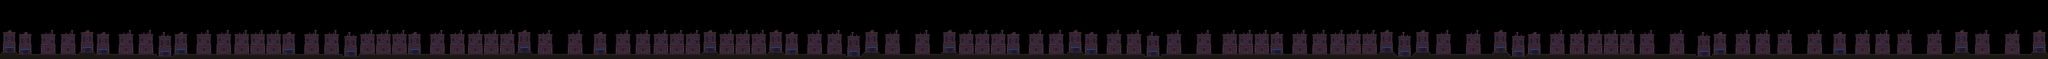

The image is a tile-based game level rendered from a .tmx file. Its description and source (layers, tilesets, objects; grid data summarised) follow:
An orthogonal 1026x30 tile map with 32x32 px tiles, 1 tile layer (Tiles_lay_1) and 466 objects.

<map version="1.9" tiledversion="1.9.2" orientation="orthogonal" renderorder="right-down" width="1026" height="30" tilewidth="32" tileheight="32" infinite="0" nextlayerid="3" nextobjectid="20000">
 <tileset firstgid="1" source="../dark city tileset 1.tsx" />
 <layer id="1" name="Tiles_lay_1" width="1026" height="30">
  <data>[30780 cells, 17896 non-empty, 295 distinct tile ids]</data>
 </layer>
 <objectgroup id="2" name="Objects">
  <object id="1" x="0" y="0">
   <polyline points="0,0 32832,0 32832,960 0,960 0,0" />
  </object>
  <object id="2" x="0.0" y="880">
   <polyline points="0,0 20,0 20,-33 275,-33 275,0 288,0" />
  </object>
  <object id="3" x="50.0" y="687">
   <polyline points="0,0 48,0" />
  </object>
  <object id="4" x="163.0" y="687">
   <polyline points="0,0 84,0" />
  </object>
  <object id="5" x="247.0" y="527">
   <polyline points="0,0 -198,0" />
  </object>
  <object id="6" x="80.0" y="780">
   <polyline points="0,0 136,0" />
  </object>
  <object id="7" x="288.0" y="320">
   <polyline points="0,560 960,560" />
  </object>
  <object id="8" x="288.0" y="320">
   <polyline points="16,398 68,398 68,406 26,406 26,414 16,414 16,398" />
  </object>
  <object id="9" x="288.0" y="320">
   <polyline points="130,398 215,398 215,414 206,414 206,406 130,406 130,398" />
  </object>
  <object id="10" x="288.0" y="320">
   <polyline points="17,239 215,239 215,246 17,246 17,239" />
  </object>
  <object id="11" x="288.0" y="320">
   <polyline points="368,398 482,398 482,406 378,406 378,416 368,416 368,398" />
  </object>
  <object id="12" x="288.0" y="320">
   <polyline points="516,398 600,398 600,416 590,416 590,406 516,406 516,398" />
  </object>
  <object id="13" x="288.0" y="320">
   <polyline points="600,239 369,239" />
  </object>
  <object id="14" x="288.0" y="320">
   <polyline points="530,175 565,175" />
  </object>
  <object id="15" x="288.0" y="320">
   <polyline points="689,239 919,239" />
  </object>
  <object id="16" x="288.0" y="320">
   <polyline points="886,175 850,175" />
  </object>
  <object id="17" x="288.0" y="320">
   <polyline points="835,398 919,398" />
  </object>
  <object id="18" x="1090.0" y="718">
   <polyline points="0,0 -114,0" />
  </object>
  <object id="19" x="336.1818" y="812">
   <polyline points="0,0 135.727,0" />
  </object>
  <object id="20" x="1248.0" y="880">
   <polyline points="0,0 20,0 20,-33 275,-33 275,0 288,0" />
  </object>
  <object id="21" x="1298.0" y="687">
   <polyline points="0,0 48,0" />
  </object>
  <object id="22" x="1411.0" y="687">
   <polyline points="0,0 84,0" />
  </object>
  <object id="23" x="1495.0" y="527">
   <polyline points="0,0 -198,0" />
  </object>
  <object id="24" x="1328.0" y="780">
   <polyline points="0,0 136,0" />
  </object>
  <object id="25" x="1536.0" y="320">
   <polyline points="0,560 960,560" />
  </object>
  <object id="26" x="1536.0" y="320">
   <polyline points="16,398 68,398 68,406 26,406 26,414 16,414 16,398" />
  </object>
  <object id="27" x="1536.0" y="320">
   <polyline points="130,398 215,398 215,414 206,414 206,406 130,406 130,398" />
  </object>
  <object id="28" x="1536.0" y="320">
   <polyline points="17,239 215,239 215,246 17,246 17,239" />
  </object>
  <object id="29" x="1536.0" y="320">
   <polyline points="368,398 482,398 482,406 378,406 378,416 368,416 368,398" />
  </object>
  <object id="30" x="1536.0" y="320">
   <polyline points="516,398 600,398 600,416 590,416 590,406 516,406 516,398" />
  </object>
  <object id="31" x="1536.0" y="320">
   <polyline points="600,239 369,239" />
  </object>
  <object id="32" x="1536.0" y="320">
   <polyline points="530,175 565,175" />
  </object>
  <object id="33" x="1536.0" y="320">
   <polyline points="689,239 919,239" />
  </object>
  <object id="34" x="1536.0" y="320">
   <polyline points="886,175 850,175" />
  </object>
  <object id="35" x="1536.0" y="320">
   <polyline points="835,398 919,398" />
  </object>
  </objectgroup>
</map>
<!-- 431 of 466 objects omitted -->
